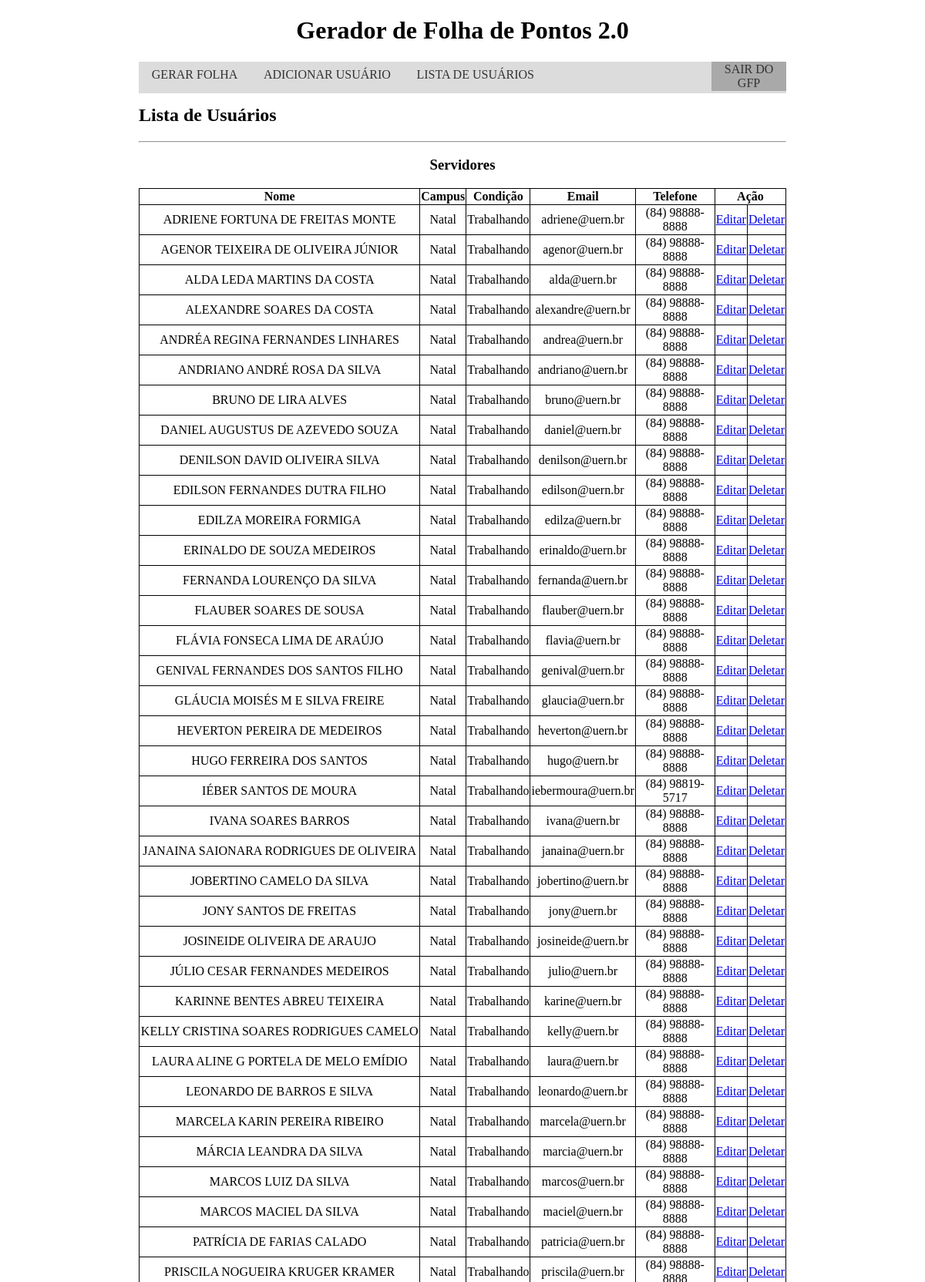
/lista_usuario.php (signed in, upper part), run on the app's committed database.
### tables this page shows
CREATE TABLE `usuarios` (
  `id` int(11) NOT NULL,
  `nome` varchar(100) NOT NULL,
  `funcao` varchar(45) DEFAULT NULL,
  `condicao` varchar(45) DEFAULT NULL,
  `email` varchar(100) DEFAULT NULL,
  `telefone` varchar(15) DEFAULT NULL,
  `campus` varchar(45) NOT NULL
);

### DB/conexao.php (called while the page is built, shortened)
<?php
Class Consulta {
    private $DB = 'mysql:host=127.0.0.1;dbname=GFP';
    private $usuarioDB = 'root';
    private $senhaDB = '';
    private $pdo;
    public function __construct() {
        try {
            $this->pdo = new PDO($this->DB, $this->usuarioDB, $this->senhaDB);
            $this->pdo->setAttribute(PDO::ATTR_ERRMODE, PDO::ERRMODE_EXCEPTION);
        } catch(PDOException $e) {
            echo 'DB Erro: '.$e->getMessage();
        }
    }
    public function listarUsuariosFuncao($funcao) {
        try {
            $select = $this->pdo->query("SELECT * FROM usuarios WHERE funcao = '$funcao' ORDER BY campus, nome");
            $usuarios = $select->fetchAll(PDO::FETCH_ASSOC);
        } catch(PDOException $e) {
            echo 'DB Erro: '.$e->getMessage();
        }
        return $usuarios;
    }
}

### lista_usuario.php (the view, shortened to what this page needs)
<?php
    include 'DB/conexao.php';
    function montarlistar($funcao) {
        $consulta = new Consulta();
        $plural = ($funcao == 'Servidor') ? 'es' : 's';
        echo "<h3>$funcao$plural</h3>
            <table>
                <tr class='legenda'>
                    <td>Nome</td>
                    <td>Campus</td>
                    <td>Condição</td>
                    <td>Email</td>
                    <td>Telefone</td>
                    <td colspan='2'>Ação</td>
                </tr>";
        $usuarios = $consulta->listarUsuariosFuncao($funcao);
        if(count($usuarios) > 0)
            foreach ($usuarios as $usuario) {
                $id = $usuario['id'];
                $nome = $usuario['nome'];
                $funcao = $usuario['funcao'];
                $campus = $usuario['campus'];
                $condicao = $usuario['condicao'];
                $email = $usuario['email'];
                $telefone = $usuario['telefone'];
                echo "<tr>
                        <td>$nome</td>
                        <td>$campus</td>
                        <td>$condicao</td>
                        <td>$email</td>
                        <td>$telefone</td>
                        <td>
                            <a href='edita_usuario.php?editar=$id'>
                                Editar
                            </a>
                        </td>
                        <td>
                            <a href='lista_usuario.php?deletar=$id' onclick=\"return confirm('Deseja deletar o $funcao $nome?')\">
                                Deletar
                            </a>
                        </td>
                    </tr>";
            }
        else
            echo "<tr>
                    <td colspan='7'>
                        Nenhum $funcao cadastrado.
                    </td>
                </tr>";
        echo "</table>";
    }
?>
<h2>Lista de Usuários</h2>
<hr>
<?php
montarlistar('Servidor');

### frontend/estilo.css (style rules this page uses)
h1, h3 { text-align: center; }
body { padding: 0%; margin: 0%; }
table { border-collapse: collapse; text-align: center; width: 100%; }
th, td { border: 1px solid; height: 2.5%; }
.legenda { font-weight: bold; }
.corpo { margin: 0% auto; width: 70%; }
.menu ul { background-color: gainsboro; float: left; width: 100%; padding: 0%; margin: 0%; }
.menu ul li { display: inline; }
.menu ul li a { border-bottom: solid gainsboro; text-decoration: none; padding: 1% 2%; color: #333; float:left; }

### data on the page
usuarios: nome "ADRIENE FORTUNA DE FREITAS MONTE", campus "Natal", condicao "Trabalhando", email "adriene@uern.br", telefone "(84) 98888-8888"
usuarios: nome "AGENOR TEIXEIRA DE OLIVEIRA JÚNIOR", campus "Natal", condicao "Trabalhando", email "agenor@uern.br", telefone "(84) 98888-8888"
usuarios: nome "ALDA LEDA MARTINS DA COSTA", campus "Natal", condicao "Trabalhando", email "alda@uern.br", telefone "(84) 98888-8888"
usuarios: nome "ALEXANDRE SOARES DA COSTA", campus "Natal", condicao "Trabalhando", email "alexandre@uern.br", telefone "(84) 98888-8888"
usuarios: nome "ANDRÉA REGINA FERNANDES LINHARES", campus "Natal", condicao "Trabalhando", email "andrea@uern.br", telefone "(84) 98888-8888"
usuarios: nome "ANDRIANO ANDRÉ ROSA DA SILVA", campus "Natal", condicao "Trabalhando", email "andriano@uern.br", telefone "(84) 98888-8888"
usuarios: nome "BRUNO DE LIRA ALVES", campus "Natal", condicao "Trabalhando", email "bruno@uern.br", telefone "(84) 98888-8888"
usuarios: nome "DANIEL AUGUSTUS DE AZEVEDO SOUZA", campus "Natal", condicao "Trabalhando", email "daniel@uern.br", telefone "(84) 98888-8888"
usuarios: nome "DENILSON DAVID OLIVEIRA SILVA", campus "Natal", condicao "Trabalhando", email "denilson@uern.br", telefone "(84) 98888-8888"
usuarios: nome "EDILSON FERNANDES DUTRA FILHO", campus "Natal", condicao "Trabalhando", email "edilson@uern.br", telefone "(84) 98888-8888"
usuarios: nome "EDILZA MOREIRA FORMIGA", campus "Natal", condicao "Trabalhando", email "edilza@uern.br", telefone "(84) 98888-8888"
usuarios: nome "ERINALDO DE SOUZA MEDEIROS", campus "Natal", condicao "Trabalhando", email "erinaldo@uern.br", telefone "(84) 98888-8888"
usuarios: nome "FERNANDA LOURENÇO DA SILVA", campus "Natal", condicao "Trabalhando", email "fernanda@uern.br", telefone "(84) 98888-8888"
usuarios: nome "FLAUBER SOARES DE SOUSA", campus "Natal", condicao "Trabalhando", email "flauber@uern.br", telefone "(84) 98888-8888"
usuarios: nome "FLÁVIA FONSECA LIMA DE ARAÚJO", campus "Natal", condicao "Trabalhando", email "flavia@uern.br", telefone "(84) 98888-8888"
usuarios: nome "GENIVAL FERNANDES DOS SANTOS FILHO", campus "Natal", condicao "Trabalhando", email "genival@uern.br", telefone "(84) 98888-8888"
usuarios: nome "GLÁUCIA MOISÉS M E SILVA FREIRE", campus "Natal", condicao "Trabalhando", email "glaucia@uern.br", telefone "(84) 98888-8888"
usuarios: nome "HEVERTON PEREIRA DE MEDEIROS", campus "Natal", condicao "Trabalhando", email "heverton@uern.br", telefone "(84) 98888-8888"
usuarios: nome "HUGO FERREIRA DOS SANTOS", campus "Natal", condicao "Trabalhando", email "hugo@uern.br", telefone "(84) 98888-8888"
usuarios: nome "IÉBER SANTOS DE MOURA", campus "Natal", condicao "Trabalhando", email "iebermoura@uern.br", telefone "(84) 98819-5717"
usuarios: nome "IVANA SOARES BARROS", campus "Natal", condicao "Trabalhando", email "ivana@uern.br", telefone "(84) 98888-8888"
usuarios: nome "JANAINA SAIONARA RODRIGUES DE OLIVEIRA", campus "Natal", condicao "Trabalhando", email "janaina@uern.br", telefone "(84) 98888-8888"
usuarios: nome "JOBERTINO CAMELO DA SILVA", campus "Natal", condicao "Trabalhando", email "jobertino@uern.br", telefone "(84) 98888-8888"
usuarios: nome "JONY SANTOS DE FREITAS", campus "Natal", condicao "Trabalhando", email "jony@uern.br", telefone "(84) 98888-8888"
usuarios: nome "JOSINEIDE OLIVEIRA DE ARAUJO", campus "Natal", condicao "Trabalhando", email "josineide@uern.br", telefone "(84) 98888-8888"
usuarios: nome "JÚLIO CESAR FERNANDES MEDEIROS", campus "Natal", condicao "Trabalhando", email "julio@uern.br", telefone "(84) 98888-8888"
usuarios: nome "KARINNE BENTES ABREU TEIXEIRA", campus "Natal", condicao "Trabalhando", email "karine@uern.br", telefone "(84) 98888-8888"
usuarios: nome "KELLY CRISTINA SOARES RODRIGUES CAMELO", campus "Natal", condicao "Trabalhando", email "kelly@uern.br", telefone "(84) 98888-8888"
usuarios: nome "LAURA ALINE G PORTELA DE MELO EMÍDIO", campus "Natal", condicao "Trabalhando", email "laura@uern.br", telefone "(84) 98888-8888"
usuarios: nome "LEONARDO DE BARROS E SILVA", campus "Natal", condicao "Trabalhando", email "leonardo@uern.br", telefone "(84) 98888-8888"
usuarios: nome "MARCELA KARIN PEREIRA RIBEIRO", campus "Natal", condicao "Trabalhando", email "marcela@uern.br", telefone "(84) 98888-8888"
usuarios: nome "MÁRCIA LEANDRA DA SILVA", campus "Natal", condicao "Trabalhando", email "marcia@uern.br", telefone "(84) 98888-8888"
usuarios: nome "MARCOS LUIZ DA SILVA", campus "Natal", condicao "Trabalhando", email "marcos@uern.br", telefone "(84) 98888-8888"
usuarios: nome "MARCOS MACIEL DA SILVA", campus "Natal", condicao "Trabalhando", email "maciel@uern.br", telefone "(84) 98888-8888"
usuarios: nome "PATRÍCIA DE FARIAS CALADO", campus "Natal", condicao "Trabalhando", email "patricia@uern.br", telefone "(84) 98888-8888"
usuarios: nome "PRISCILA NOGUEIRA KRUGER KRAMER", campus "Natal", condicao "Trabalhando", email "priscila@uern.br"

### other printed values
$funcao "Servidor"
$plural "es"
